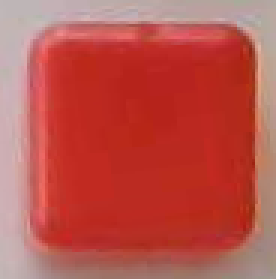
#> input picture src/reference.png, 92 x 93 px (shown 3 times larger)
$ python -i Objects_detector.py   (imports and definitions only)
#> lines starting #> are read from the running program, lines starting #| are printed output that depends on the picture; after the words box and inside, x2 and y2 are one past the last pixel; in counts of white or black regions, pixels touching at a corner belong together; long printed decimals are rounded
import time
from typing import List

import cv2
import imutils
import numpy as np

from objects.Object import Bucket, Cube, Object


class ObjectsDetector:
    """
    Constants
    #
    # width Frame resolution
    # height
    #
    # circles_pool_length - Length of pool with previous circles to prevent fluctuations of contours
    # min_area_to_detect - min area to detect contours
    #
    # circle_factor - Coefficient to prevent fluctuations of contours with circles
    # debug_mode - if true call cv2.imshow() to take a look at result

    """

    def __init__(self, width=1280,
                 height=720,
                 circles_pool_length=5,
                 min_area_to_detect=200,
                 circle_factor=1.3,
                 debug_mode=False,
                 min_area_to_compute_mean_colors=20000,
                 daytime="DAY"):

        self._width = width
        self._height = height
        self._pool_size = circles_pool_length
        self._min_area = min_area_to_detect
        self._circle_factor = circle_factor
        self._circles_coords_pool = list()
        self._debug_mode = debug_mode
        self._min_area_mean = min_area_to_compute_mean_colors
        self._daytime = 127 if daytime == "DAY" else 100

    def _circle_check(self, pool, coords):
        if pool:
            for circles in pool:
                for circle in circles:
                    if max(abs(np.array(circle.get_position()) - np.array(
                            coords))) < self._circle_factor * circle.get_radius():
                        return False

        return True

    # Color detection by hue
    # check HSV wiki for details

    def _get_color(self, image, x, y):
        area = 0
        for i in range(11):
            if x-i < 0:
                break
            elif x+i >= self._width:
                break
            elif y-i < 0:
                break
            elif y+i >= self._height:
                break
            else:
                area = i

        avg_color = 0

        for i in range(x-area, x+area):
            for j in range(y-area, y+area):
                avg_color += image[j, i, 0]
        avg_color = avg_color / area**2 if area != 0 else image[y, x, 0]
        hsv_color = 255 / 360 * avg_color
        print(hsv_color)
        if 0 < hsv_color <= 13 or 330 <= hsv_color:
            return 'RED'
        elif 13 <= hsv_color < 35:
            return 'BLUE'
        elif 35 <= hsv_color < 70:
            return 'ORANGE'
        elif 70 <= hsv_color < 180:
            return 'GREEN'
        elif 180 <= hsv_color < 300:
            return 'YELLOW'
        else:
            return 'no_color'

    def _get_image_by_px(self, image, start, end):
        length = abs(start[0] - end[0])
        width = abs(start[1] - end[1])
        cropped_image = image[width, length]
        return cropped_image

    def get_objects(self, frame) -> List[Cube]:
        if frame is None:
            raise ValueError('Frame is none')

        # Font
        font = cv2.FONT_HERSHEY_SIMPLEX
        fontScale = 0.5
        fontColor = (255, 255, 255)

        # if frame is None:
        #     raise ValueError('frame is none')
        frame = imutils.resize(frame, width=self._width, height=self._height)
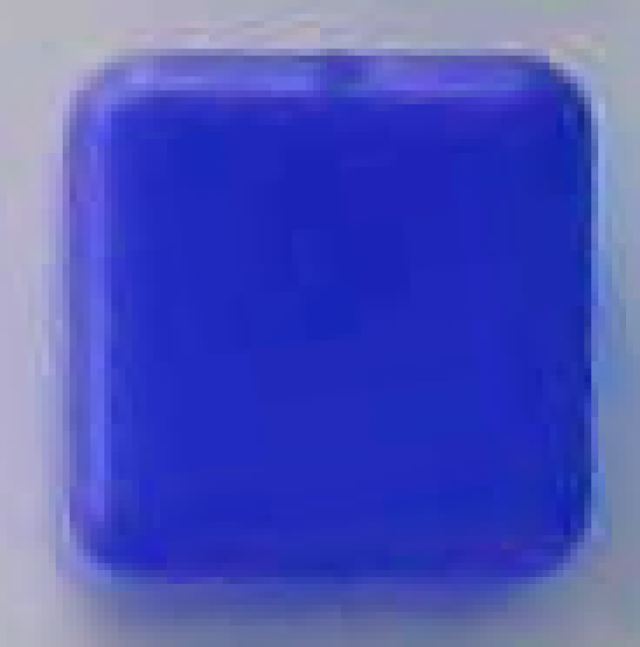
#> frame: shape (1293, 1280, 3) (shown at 1/2 size); mean of channels 0, 1, 2 187.7, 83.9, 76.4; drawn as B, G, R

        hsv = cv2.cvtColor(frame, cv2.COLOR_RGB2HSV)
#> hsv: shape (1293, 1280, 3); mean H, S, V 27, 152.6, 187.7
        blur = cv2.GaussianBlur(hsv, (19, 19), 0)
#> blur: shape (1293, 1280, 3); mean H, S, V 27, 152.6, 187.7

        gray = cv2.cvtColor(blur, cv2.COLOR_BGR2GRAY)
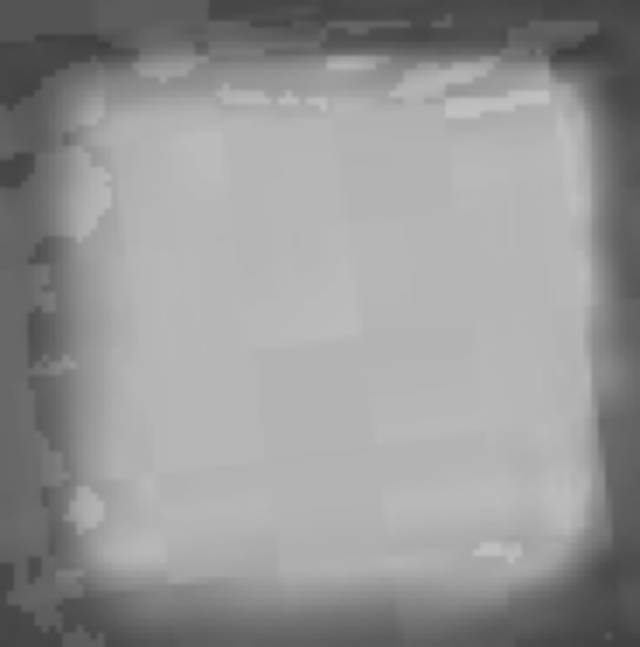
#> gray: shape (1293, 1280) (shown at 1/2 size); min 62, max 192, mean 148.8
        ret, thresh = cv2.threshold(gray, self._daytime, 255, 1)
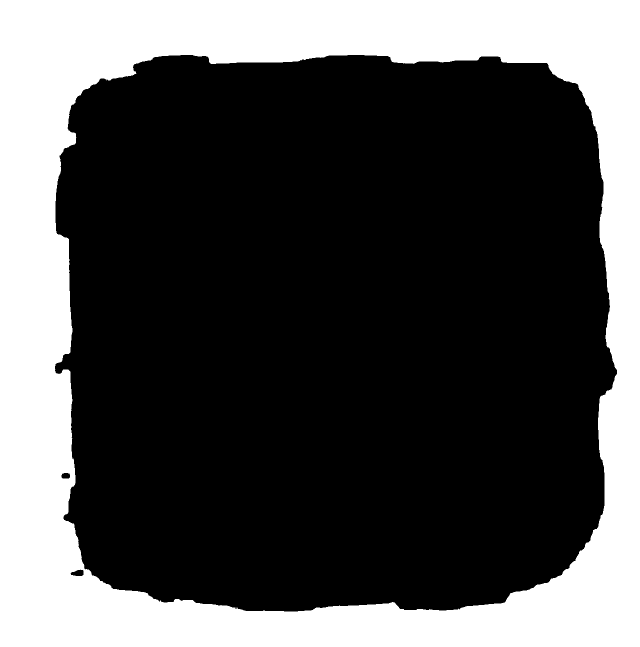
#> thresh: shape (1293, 1280) (shown at 1/2 size); 31.5% white; 1 white region, box (x1, y1, x2, y2) and area: (0, 0, 1280, 1293) 521036
#> ret = 127
        thresh = cv2.bitwise_not(thresh)
#> thresh: shape (1293, 1280); 68.5% white; 1 black region

        # Store here all
        objects_in_frame = []

        """
        First detect only buckets. It's more simple to detect circle in frame then
        we iterate each contour and check if it is circle or not.
        We conclude a contour a circle if it has the center nearby a center of already detected circles.
        `get_color` - function that make a verification for contour
        """

        #  Pool must not be bigger than max size
        if self._circles_coords_pool is not None and len(self._circles_coords_pool) >= self._pool_size:
            self._circles_coords_pool.pop()

        # Get circles
        circles = cv2.HoughCircles(cv2.cvtColor(frame, cv2.COLOR_BGR2GRAY), cv2.HOUGH_GRADIENT, 1.5, 20)
#> circles = None
        if circles is not None:
            # convert the (x, y) coordinates and radius of the circles to integers
            circles = np.round(circles[0, :]).astype("int")
            # loop over the (x, y) coordinates and radius of the circles
            for (x, y, r) in circles:
                # draw the circle in the output image, then draw a rectangle
                # corresponding to the center of the circle
                cv2.circle(frame, (x, y), r, (0, 255, 0), 4)
                circles = list()
                bucket = Bucket(position=(x, y), radius=r, color=self._get_color(hsv, x, y))
                cv2.putText(img=frame, text=str(bucket),
                            org=(x, y),
                            fontFace=font,
                            fontScale=fontScale,
                            color=fontColor)
                circles.append(bucket)
                objects_in_frame.append(bucket)
            self._circles_coords_pool.append(circles)


        # Check all contours
        cnts = cv2.findContours(thresh.copy(), cv2.RETR_EXTERNAL,
                                cv2.CHAIN_APPROX_SIMPLE)
#> cnts = 3 contours; box (x1, y1, x2, y2) and area: (110, 110, 1234, 1223) 1131528, (141, 1139, 167, 1152) 211, (123, 946, 140, 957) 144
        cnts = imutils.grab_contours(cnts)

        for c in cnts:
            # if the contour is too small, ignore it
            (x, y, w, h) = cv2.boundingRect(c)
            if cv2.contourArea(c) < self._min_area:
                continue
            elif cv2.contourArea(c) > self._min_area_mean:
                pass
                # area = self._get_image_by_px(frame, [x, y], [x + w, y + h])
                # cv2.imshow("cropped", area)
                # get_mean(area)

            # Validation with circle_check
            if self._circle_check(self._circles_coords_pool, [x, y]):
                cv2.rectangle(frame, (x, y), (x + w, y + h), (0, 255, 0), 2)
                center_x = int(x + w / 2)
                center_y = int(y + h / 2)
                cube = Cube(position=(center_x, center_y), color=self._get_color(hsv, x=center_x, y=center_y))
                cv2.putText(img=frame, text=str(cube),
                            org=(x, y),
                            fontFace=font,
                            fontScale=fontScale,
                            color=fontColor)
                objects_in_frame.append(cube)
#> this loop made 1 pass
#> (x, y, w, h, center_x, center_y, avg_color in _get_color) on pass 1: (141, 1139, 26, 13, 154, 1145, 179)
#| 126.792
#> frame: shape (1293, 1280, 3); 0.01% of pixels changed, all inside (x1, y1, x2, y2) = (140, 1138, 169, 1154)
#> after the loop, objects_in_frame = []

        cv2.imshow('result', frame)

        if cv2.waitKey(25) & 0xFF == ord('q'):
            return None

        return objects_in_frame

>>> import cv2
>>> picture = cv2.cvtColor(cv2.imread('src/reference.png'), cv2.COLOR_BGR2RGB)
#> (the run stopped early here; a loop or call above may not have finished)
